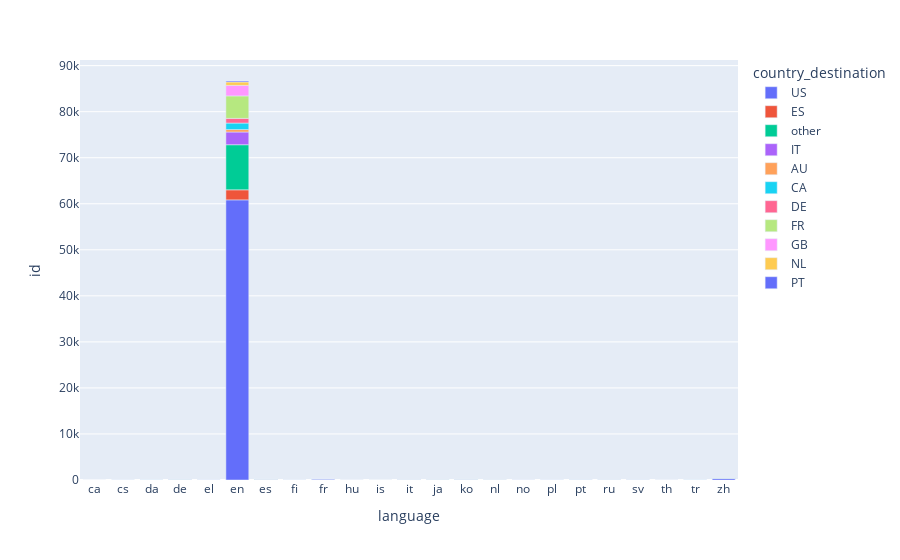

This figure's notebook cell:
### Markdown cell above
As can be seen above,around 58% users have not made any booking yet, and 95% of users are eenglish speaker, and in between, most of them hadn't made an appointmnet yet. And the popular destination of english speaker is US. It may be due to Airbnb is a US brand company and  getting popularity first in US.

### Code cell
lc = train.groupby(['language','country_destination']).id.count().reset_index()
lc2 = lc[lc['country_destination']!='NDF']

fig = px.bar(lc2, x="language", y="id", color="country_destination")
fig.show()

### Figure 1 — Plotly figure (JSON) as saved in the notebook; plotly's stock layout.template omitted (floating-point values rounded to 4 significant figures)
{"data": [{"alignmentgroup": "True", "hovertemplate": "country_destination=US<br>language=%{x}<br>id=%{y}<extra></extra>", "legendgroup": "US", "marker": {"color": "#636efa", "pattern": {"shape": ""}}, "name": "US", "offsetgroup": "US", "orientation": "v", "showlegend": true, "textposition": "auto", "type": "bar", "x": ["ca", "cs", "da", "de", "el", "en", "es", "fi", "fr", "hu", "is", "it", "ja", "ko", "nl", "no", "pl", "pt", "ru", "sv", "th", "tr", "zh"], "xaxis": "x", "y": [2, 6, 14, 193, 2, 60845, 166, 5, 254, 3, 1, 60, 62, 152, 19, 10, 6, 41, 75, 33, 3, 14, 410], "yaxis": "y"}, {"alignmentgroup": "True", "hovertemplate": "country_destination=ES<br>language=%{x}<br>id=%{y}<extra></extra>", "legendgroup": "ES", "marker": {"color": "#EF553B", "pattern": {"shape": ""}}, "name": "ES", "offsetgroup": "ES", "orientation": "v", "showlegend": true, "textposition": "auto", "type": "bar", "x": ["cs", "da", "de", "el", "en", "es", "fr", "it", "ja", "ko", "pl", "pt", "ru", "sv", "zh"], "xaxis": "x", "y": [1, 2, 7, 2, 2183, 20, 11, 6, 1, 2, 2, 1, 6, 2, 3], "yaxis": "y"}, {"alignmentgroup": "True", "hovertemplate": "country_destination=other<br>language=%{x}<br>id=%{y}<extra></extra>", "legendgroup": "other", "marker": {"color": "#00cc96", "pattern": {"shape": ""}}, "name": "other", "offsetgroup": "other", "orientation": "v", "showlegend": true, "textposition": "auto", "type": "bar", "x": ["cs", "da", "de", "el", "en", "es", "fi", "fr", "hu", "is", "it", "ja", "ko", "nl", "no", "pl", "pt", "ru", "sv", "th", "tr", "zh"], "xaxis": "x", "y": [2, 2, 18, 1, 9794, 47, 1, 19, 1, 1, 7, 11, 58, 6, 1, 2, 18, 14, 7, 1, 4, 79], "yaxis": "y"}, {"alignmentgroup": "True", "hovertemplate": "country_destination=IT<br>language=%{x}<br>id=%{y}<extra></extra>", "legendgroup": "IT", "marker": {"color": "#ab63fa", "pattern": {"shape": ""}}, "name": "IT", "offsetgroup": "IT", "orientation": "v", "showlegend": true, "textposition": "auto", "type": "bar", "x": ["da", "de", "en", "es", "fr", "it", "ja", "ko", "nl", "pl", "ru", "tr", "zh"], "xaxis": "x", "y": [1, 6, 2763, 9, 11, 19, 2, 9, 1, 1, 7, 1, 5], "yaxis": "y"}, {"alignmentgroup": "True", "hovertemplate": "country_destination=AU<br>language=%{x}<br>id=%{y}<extra></extra>", "legendgroup": "AU", "marker": {"color": "#FFA15A", "pattern": {"shape": ""}}, "name": "AU", "offsetgroup": "AU", "orientation": "v", "showlegend": true, "textposition": "auto", "type": "bar", "x": ["de", "en", "fr", "ko", "zh"], "xaxis": "x", "y": [3, 531, 2, 1, 2], "yaxis": "y"}, {"alignmentgroup": "True", "hovertemplate": "country_destination=CA<br>language=%{x}<br>id=%{y}<extra></extra>", "legendgroup": "CA", "marker": {"color": "#19d3f3", "pattern": {"shape": ""}}, "name": "CA", "offsetgroup": "CA", "orientation": "v", "showlegend": true, "textposition": "auto", "type": "bar", "x": ["de", "en", "fr", "it", "ja", "ko", "ru", "zh"], "xaxis": "x", "y": [1, 1412, 7, 1, 2, 2, 1, 2], "yaxis": "y"}, {"alignmentgroup": "True", "hovertemplate": "country_destination=DE<br>language=%{x}<br>id=%{y}<extra></extra>", "legendgroup": "DE", "marker": {"color": "#FF6692", "pattern": {"shape": ""}}, "name": "DE", "offsetgroup": "DE", "orientation": "v", "showlegend": true, "textposition": "auto", "type": "bar", "x": ["de", "en", "es", "fr", "it", "nl", "ru", "zh"], "xaxis": "x", "y": [24, 1016, 6, 8, 2, 2, 1, 2], "yaxis": "y"}, {"alignmentgroup": "True", "hovertemplate": "country_destination=FR<br>language=%{x}<br>id=%{y}<extra></extra>", "legendgroup": "FR", "marker": {"color": "#B6E880", "pattern": {"shape": ""}}, "name": "FR", "offsetgroup": "FR", "orientation": "v", "showlegend": true, "textposition": "auto", "type": "bar", "x": ["de", "el", "en", "es", "fi", "fr", "it", "ja", "ko", "nl", "pl", "ru", "tr", "zh"], "xaxis": "x", "y": [10, 1, 4882, 18, 1, 69, 3, 4, 12, 3, 1, 5, 1, 13], "yaxis": "y"}, {"alignmentgroup": "True", "hovertemplate": "country_destination=GB<br>language=%{x}<br>id=%{y}<extra></extra>", "legendgroup": "GB", "marker": {"color": "#FF97FF", "pattern": {"shape": ""}}, "name": "GB", "offsetgroup": "GB", "orientation": "v", "showlegend": true, "textposition": "auto", "type": "bar", "x": ["de", "en", "es", "fr", "it", "ja", "ko", "no", "ru", "zh"], "xaxis": "x", "y": [5, 2284, 6, 12, 4, 2, 3, 2, 1, 5], "yaxis": "y"}, {"alignmentgroup": "True", "hovertemplate": "country_destination=NL<br>language=%{x}<br>id=%{y}<extra></extra>", "legendgroup": "NL", "marker": {"color": "#FECB52", "pattern": {"shape": ""}}, "name": "NL", "offsetgroup": "NL", "orientation": "v", "showlegend": true, "textposition": "auto", "type": "bar", "x": ["de", "en", "es", "fr", "it", "ko", "nl", "pt", "sv"], "xaxis": "x", "y": [2, 744, 1, 4, 2, 2, 4, 1, 2], "yaxis": "y"}, {"alignmentgroup": "True", "hovertemplate": "country_destination=PT<br>language=%{x}<br>id=%{y}<extra></extra>", "legendgroup": "PT", "marker": {"color": "#636efa", "pattern": {"shape": ""}}, "name": "PT", "offsetgroup": "PT", "orientation": "v", "showlegend": true, "textposition": "auto", "type": "bar", "x": ["de", "en", "es", "fr", "pl", "pt"], "xaxis": "x", "y": [1, 210, 2, 2, 1, 1], "yaxis": "y"}], "layout": {"barmode": "relative", "legend": {"title": {"text": "country_destination"}, "tracegroupgap": 0}, "margin": {"t": 60}, "xaxis": {"anchor": "y", "domain": [0, 1], "title": {"text": "language"}}, "yaxis": {"anchor": "x", "domain": [0, 1], "title": {"text": "id"}}}}
